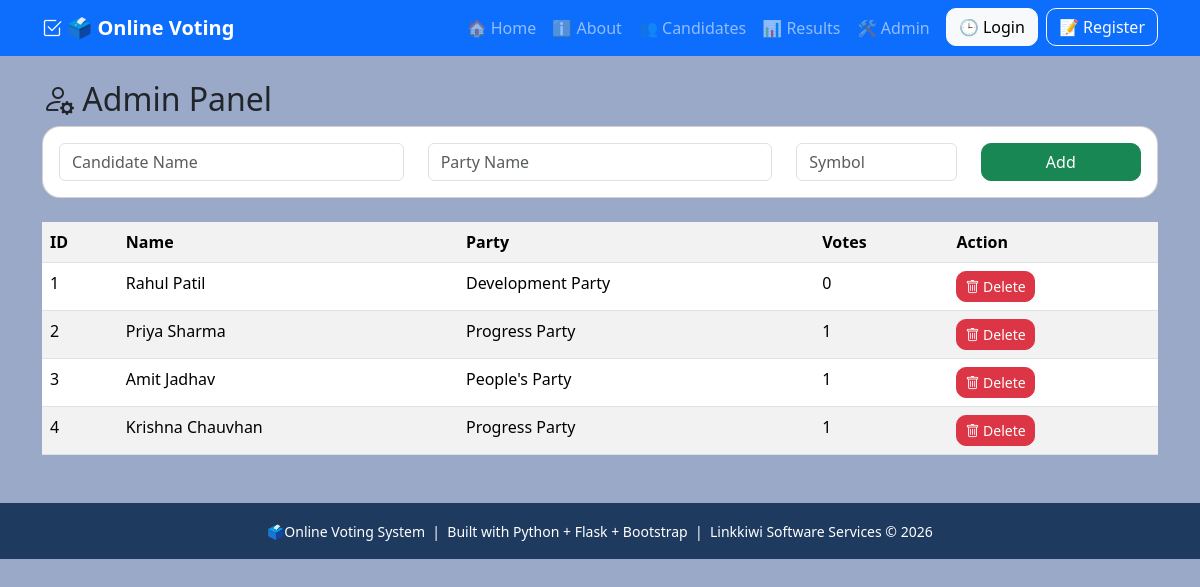
/admin, run on an earlier commit of the app's database.
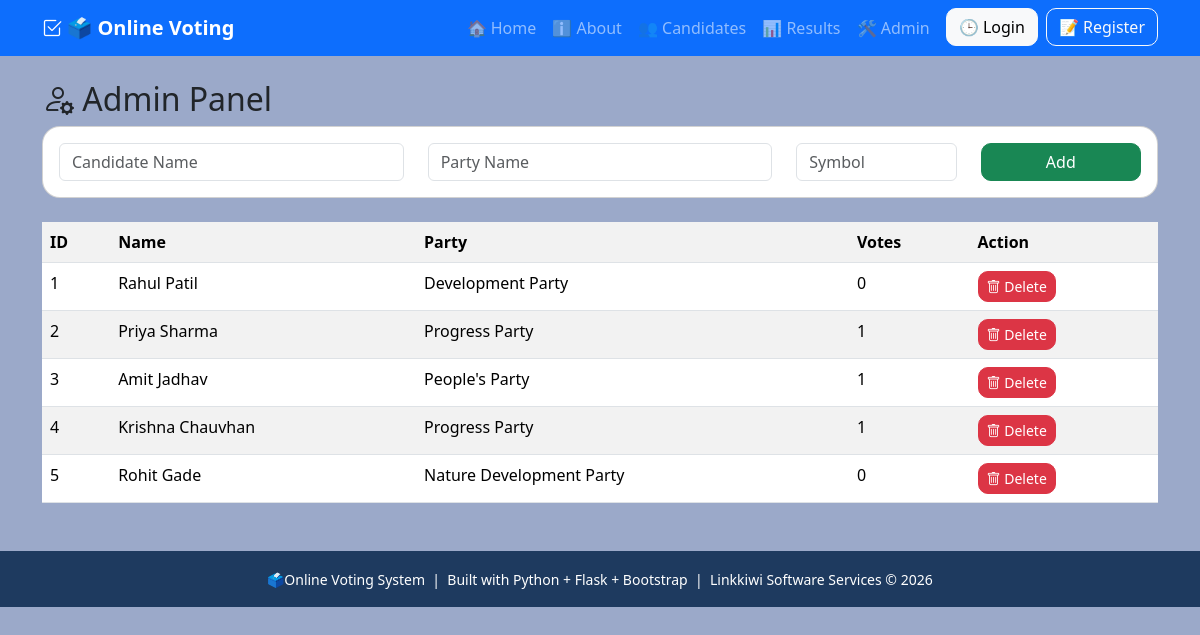
And on a later commit of the database.
### tables this page shows
CREATE TABLE candidates(
            id INTEGER PRIMARY KEY AUTOINCREMENT,
            name TEXT NOT NULL,
            party TEXT NOT NULL,
            symbol TEXT,
            votes INTEGER DEFAULT 0
        );

### app.py (the view, shortened to what this page needs)
@app.route("/admin",methods=["GET", "POST"])
def admin():
    connection = get_db()
    candidates = connection.execute("""
        SELECT * FROM candidates
        ORDER BY id
    """).fetchall()
    connection.close()
    return render_template("admin.html",candidates=candidates)

### app.py (called while the page is built)
def get_db():
    connection = sqlite3.connect(DATABASE)
    connection.row_factory = sqlite3.Row
    return connection

### templates/admin.html
{% extends "base.html" %}
{% block content %}
<h2>
<i class="bi bi-person-gear"></i>
Admin Panel
</h2>
<div class="card mb-4">
<div class="card-body">
<form method="POST">
<div class="row">
<div class="col-md-4">
<input
    class="form-control"
    name="name"
    placeholder="Candidate Name"
    required
>
</div>
<div class="col-md-4">
<input
    class="form-control"
    name="party"
    placeholder="Party Name"
    required
>
</div>
<div class="col-md-2">
<input
    class="form-control"
    name="symbol"
    placeholder="Symbol"
>
</div>
<div class="col-md-2">
<button
    class="btn btn-success w-100"
>
Add
</button>
</div>
</div>
</form>
</div>
</div>
<table class="table table-striped">
<tr>
<th>ID</th>
<th>Name</th>
<th>Party</th>
<th>Votes</th>
<th>Action</th>
</tr>
{% for candidate in candidates %}
<tr>
<td>
{{ candidate.id }}
</td>
<td>
{{ candidate.name }}
</td>
<td>
{{ candidate.party }}
</td>
<td>
{{ candidate.votes }}
</td>
<td>
<a
    class="btn btn-danger btn-sm"
    href="{{ url_for(
    'delete_candidate',
    candidate_id=candidate.id
    ) }}"
>
<i class="bi bi-trash"></i>
Delete
</a>
</td>
</tr>
{% endfor %}
</table>
{% endblock %}

### templates/base.html (shortened to what this page needs)
<!DOCTYPE html>
<html lang="en">
<head>
    <link
        href="https://cdn.jsdelivr.net/npm/bootstrap@5.3.3/dist/css/bootstrap.min.css"
        rel="stylesheet"
    >
    <link
        href="https://cdn.jsdelivr.net/npm/bootstrap-icons@1.11.3/font/bootstrap-icons.min.css"
        rel="stylesheet"
    >
    <link
        href="{{ url_for('static', filename='style.css') }}"
        rel="stylesheet"
    >
</head>
<body>
<nav class="navbar navbar-expand-lg navbar-dark bg-primary">
    <div class="container">
        <a
            class="navbar-brand fw-bold"
            href="{{ url_for('home') }}"
        >
            <i class="bi bi-check2-square"></i>
            🗳️ Online Voting
        </a>
        <div
            class="collapse navbar-collapse"
            id="menu"
        >
            <ul class="navbar-nav ms-auto">
                <li class="nav-item">
                    <a
                        class="nav-link"
                        href="{{ url_for('home') }}"
                    >
                        🏠 Home
                    </a>
                </li>
                <li class="nav-item">
                    <a
                        class="nav-link"
                        href="{{ url_for('about') }}"
                    >
                        ℹ️ About
                    </a>
                </li>
                <li class="nav-item">
                    <a
                        class="nav-link"
                        href="{{ url_for('candidates') }}"
                    >
                        👥 Candidates
                    </a>
                </li>
                <li class="nav-item">
                    <a
                        class="nav-link"
                        href="{{ url_for('results') }}"
                    >
                        📊 Results
                    </a>
                </li>
                <li class="nav-item">
                    <a
                        class="nav-link"
                        href="{{ url_for('admin') }}"
                    >
                        🛠️ Admin
                    </a>
                </li>
                {% if session.get("user_id") %}
                <li class="nav-item">
                    <a
                        class="btn btn-warning ms-2"
                        href="{{ url_for('logout') }}"
                    >
                        🚪 Logout
                    </a>
                </li>
                {% else %}
                <li class="nav-item">
                    <a
                        class="btn btn-light ms-2"
                        href="{{ url_for('login') }}"
                    >
                        🕒 Login
                    </a>
                </li>
                <li class="nav-item">
                    <a
                        class="btn btn-outline-light ms-2"
                        href="{{ url_for('register') }}"
                    >
                        📝 Register
                    </a>
                </li>
                {% endif %}
            </ul>
        </div>
    </div>
</nav>
<div class="container mt-4">
{% block content %}
{% endblock %}
</div>
    <footer style="background-color: #1e3a5f;" class="text-white text-center py-3 mt-5">
        <small>
            🗳️Online Voting System &nbsp;|&nbsp;
            Built with Python + Flask + Bootstrap &nbsp;|&nbsp;
            Linkkiwi Software Services &copy; 2026
        </small>
    </footer>
</body>
</html>

### Static/style.css (style rules this page uses)
body { background: #9ba9c9; }
.btn { border-radius: 10px; }
.card { border-radius: 18px; }

What changed in the data, as far as the page shows it:
added candidates: id "5", name "Rohit Gade", party "Nature Development Party", votes "0"
